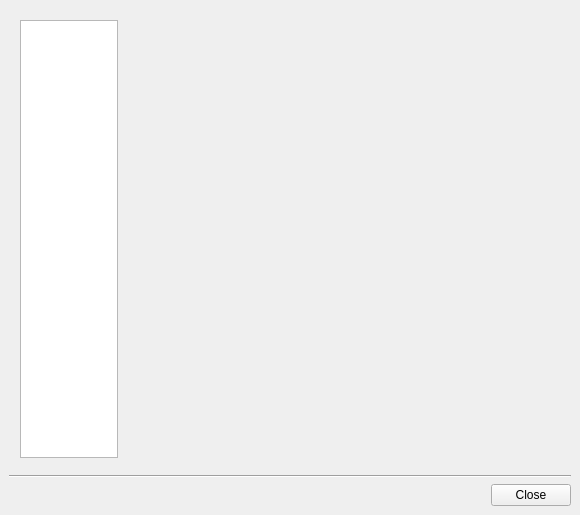
<ui version="4.0" >
 <class>MainDlg</class>
 <widget class="QDialog" name="MainDlg" >
  <property name="geometry" >
   <rect>
    <x>0</x>
    <y>0</y>
    <width>580</width>
    <height>515</height>
   </rect>
  </property>
  <property name="sizePolicy" >
   <sizepolicy>
    <hsizetype>0</hsizetype>
    <vsizetype>0</vsizetype>
    <horstretch>0</horstretch>
    <verstretch>0</verstretch>
   </sizepolicy>
  </property>
  <property name="minimumSize" >
   <size>
    <width>580</width>
    <height>515</height>
   </size>
  </property>
  <property name="windowTitle" >
   <string>PROOFAgent Management Console - v 1.0.5</string>
  </property>
  <layout class="QGridLayout" >
   <property name="margin" >
    <number>9</number>
   </property>
   <property name="spacing" >
    <number>6</number>
   </property>
   <item row="0" column="0" >
    <layout class="QVBoxLayout" >
     <property name="margin" >
      <number>0</number>
     </property>
     <property name="spacing" >
      <number>6</number>
     </property>
     <item>
      <layout class="QHBoxLayout" >
       <property name="margin" >
        <number>11</number>
       </property>
       <property name="spacing" >
        <number>6</number>
       </property>
       <item>
        <widget class="QListWidget" name="contentsWidget" >
         <property name="minimumSize" >
          <size>
           <width>98</width>
           <height>0</height>
          </size>
         </property>
         <property name="maximumSize" >
          <size>
           <width>98</width>
           <height>16777215</height>
          </size>
         </property>
         <property name="font" >
          <font>
           <family>Sans Serif</family>
           <pointsize>7</pointsize>
          </font>
         </property>
         <property name="showDropIndicator" stdset="0" >
          <bool>false</bool>
         </property>
         <property name="selectionBehavior" >
          <enum>QAbstractItemView::SelectItems</enum>
         </property>
         <property name="iconSize" >
          <size>
           <width>70</width>
           <height>70</height>
          </size>
         </property>
         <property name="spacing" >
          <number>10</number>
         </property>
         <property name="viewMode" >
          <enum>QListView::IconMode</enum>
         </property>
         <property name="uniformItemSizes" >
          <bool>false</bool>
         </property>
         <property name="wordWrap" >
          <bool>true</bool>
         </property>
         <property name="currentRow" >
          <number>-1</number>
         </property>
        </widget>
       </item>
       <item>
        <widget class="QStackedWidget" name="pagesWidget" >
         <property name="sizePolicy" >
          <sizepolicy>
           <hsizetype>7</hsizetype>
           <vsizetype>7</vsizetype>
           <horstretch>81</horstretch>
           <verstretch>100</verstretch>
          </sizepolicy>
         </property>
         <property name="minimumSize" >
          <size>
           <width>400</width>
           <height>128</height>
          </size>
         </property>
         <property name="frameShadow" >
          <enum>QFrame::Plain</enum>
         </property>
         <widget class="QWidget" name="widget" />
        </widget>
       </item>
      </layout>
     </item>
     <item>
      <widget class="Line" name="line" >
       <property name="orientation" >
        <enum>Qt::Horizontal</enum>
       </property>
      </widget>
     </item>
     <item>
      <widget class="QPushButton" name="closeButton" >
       <property name="sizePolicy" >
        <sizepolicy>
         <hsizetype>0</hsizetype>
         <vsizetype>0</vsizetype>
         <horstretch>0</horstretch>
         <verstretch>0</verstretch>
        </sizepolicy>
       </property>
       <property name="layoutDirection" >
        <enum>Qt::RightToLeft</enum>
       </property>
       <property name="text" >
        <string>Close</string>
       </property>
       <property name="autoDefault" >
        <bool>false</bool>
       </property>
      </widget>
     </item>
    </layout>
   </item>
  </layout>
 </widget>
 <layoutdefault spacing="6" margin="11" />
 <pixmapfunction>qPixmapFromMimeSource</pixmapfunction>
 <resources/>
 <connections/>
</ui>
